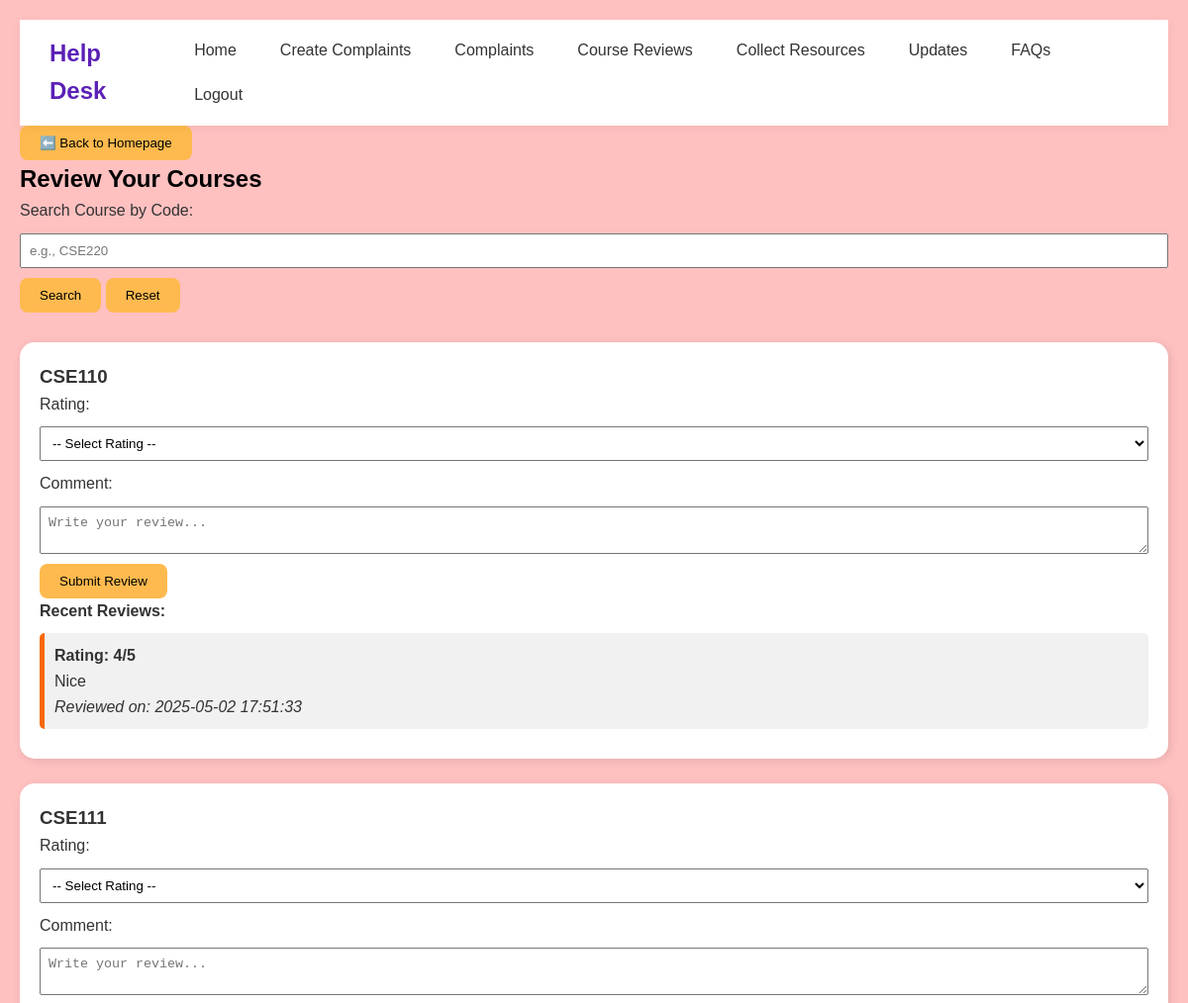
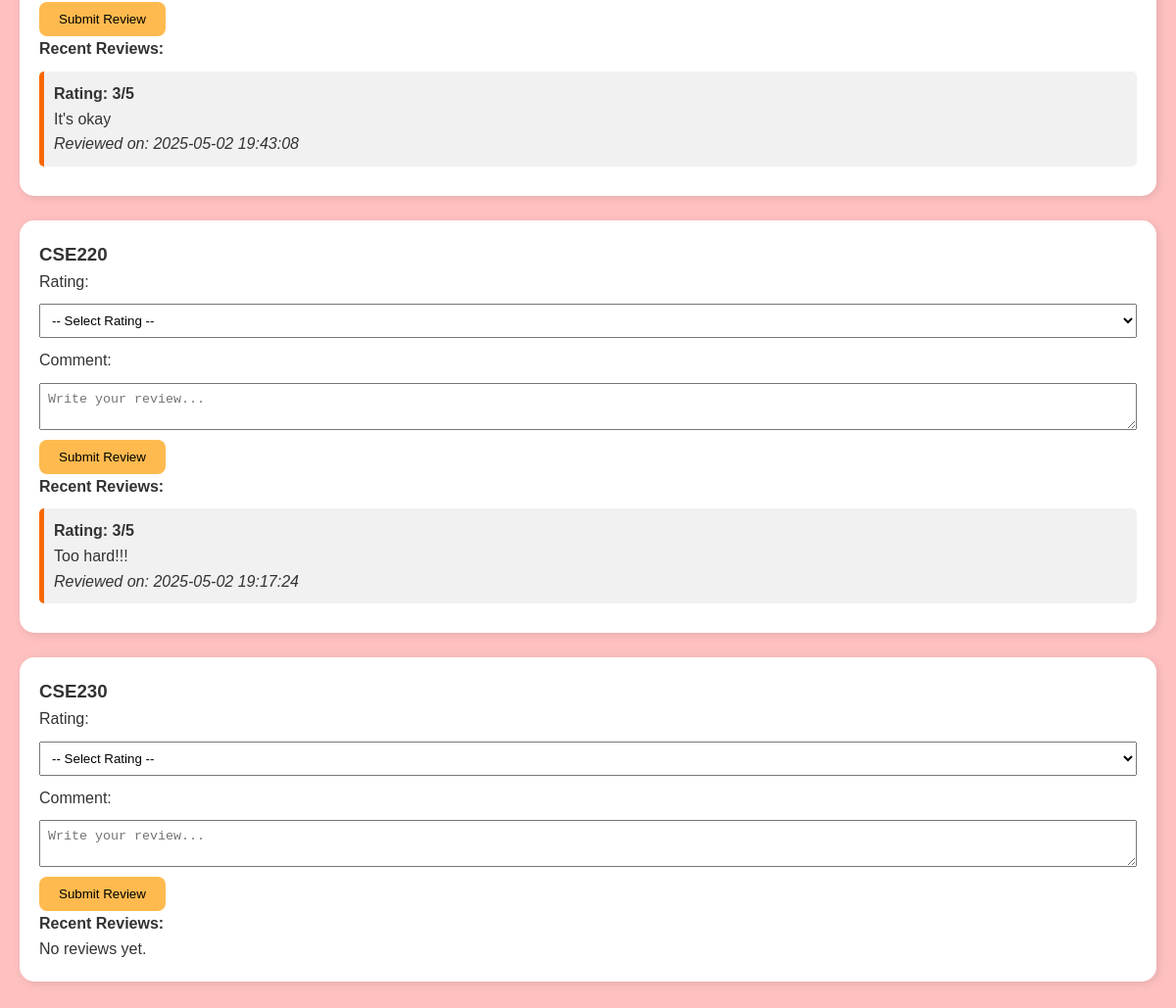
Screenshot of /course_reviews.php (signed in) with the database file from the repository (2 pictures, top to bottom).
### tables this page shows
CREATE TABLE `course_reviews` (
  `id` int(11) NOT NULL,
  `user_id` int(11) NOT NULL,
  `course_code` varchar(20) NOT NULL,
  `course_title` varchar(255) DEFAULT NULL,
  `rating` int(11) NOT NULL CHECK (`rating` >= 1 and `rating` <= 5),
  `comment` text DEFAULT NULL,
  `review_date` timestamp NOT NULL DEFAULT current_timestamp()
);

### course_reviews.php (the view, shortened to what this page needs)
<?php
include('database.php');
$courses = [];
$result = $conn->query("SELECT course_code FROM courses ORDER BY course_code ASC");
while ($row = $result->fetch_assoc()) {
    $courses[] = $row['course_code'];
}
$search_course = strtoupper(trim($_GET['search'] ?? ''));
$filtered_courses = $search_course && in_array($search_course, $courses) ? [$search_course] : $courses;
?>
<!DOCTYPE html>
<html>
<head>
    <link rel="stylesheet" href="./css/headerStyles.css">
</head>
<a href="homepage.php">
    <button style="background-color: #FEBA4F; color: black; padding: 10px 20px; border: none; border-radius: 8px; cursor: pointer;">
        ⬅️ Back to Homepage
    </button>
</a>
<body>
<h2>Review Your Courses</h2>
<form method="get" action="course_reviews.php" class="search-form">
    <label for="search">Search Course by Code:</label>
    <input type="text" id="search" name="search" placeholder="e.g., CSE220" value="<?php echo htmlspecialchars($search_course); ?>">
    <button type="submit">Search</button>
    <button type="submit" name="reset" value="1">Reset</button>
</form>
<?php foreach ($filtered_courses as $course_code): ?>
    <div class="course-box">
        <h3><?php echo $course_code; ?></h3>
        <form method="post">
            <label for="rating_<?php echo $course_code; ?>">Rating:</label>
            <select name="rating" id="rating_<?php echo $course_code; ?>" required>
                <option value="">-- Select Rating --</option>
            </select>
            <label for="comment_<?php echo $course_code; ?>">Comment:</label>
            <textarea name="comment" id="comment_<?php echo $course_code; ?>" placeholder="Write your review..." required></textarea>
            <button type="submit">Submit Review</button>
        </form>
        <?php
        $stmt = $conn->prepare("SELECT rating, comment, review_date FROM course_reviews WHERE course_code = ? ORDER BY review_date DESC LIMIT 3");
        $stmt->bind_param("s", $course_code);
        $stmt->execute();
        $result = $stmt->get_result();
        echo "<h4>Recent Reviews:</h4>";
        if ($result->num_rows > 0):
            while ($row = $result->fetch_assoc()):
        ?>
            <div class="review">
                <strong>Rating: <?php echo $row['rating']; ?>/5</strong><br>
                <p><?php echo htmlspecialchars($row['comment']); ?></p>
                <em>Reviewed on: <?php echo $row['review_date']; ?></em>
            </div>
        <?php
            endwhile;
        else:
            echo "<p>No reviews yet.</p>";
        endif;
        ?>
    </div>
<?php endforeach; ?>
</body>
</html>

### css/headerStyles.css (style rules this page uses)
* { margin: 0; padding: 0; box-sizing: border-box; }
body { font-family: "Poppins", sans-serif; color: #333; line-height: 1.6; }
header { background-color: #ffffff; padding: 15px 30px; box-shadow: 0 2px 10px rgba(0, 0, 0, 0.05); display: flex; justify-content: space-between; align-items: center; position: relative; z-index: 10; }
header h1 { color: #5b21b6; font-weight: 600; font-size: 1.5rem; margin-right: 20px; }
header h1 a { color: #5b21b6; text-decoration: none; transition: color 0.3s ease; }
header nav { flex-grow: 1; }
header nav ul { display: flex; list-style: none; gap: 20px; flex-wrap: wrap; }
header nav ul li a { color: #333; text-decoration: none; font-weight: 500; padding: 8px 12px; border-radius: 8px; transition: all 0.3s ease; }

### course_reviews.php (style rules this page uses)
body { background-color: #FFC0C0; font-family: Arial, sans-serif; padding: 20px; }
h2 { color: #000; }
.course-box { background-color: #fff; padding: 20px; margin-bottom: 25px; border-radius: 15px; box-shadow: 2px 2px 10px rgba(0,0,0,0.1); }
textarea, select, input[type="text"] { width: 100%; padding: 8px; margin: 10px 0; }
button { background-color: #FEBA4F; color: black; padding: 10px 20px; border: none; border-radius: 8px; cursor: pointer; }
.review { background-color: #f1f1f1; padding: 10px; margin: 10px 0; border-left: 5px solid #F76806; border-radius: 5px; }
.search-form { margin-bottom: 30px; }

### rows the page displays
course_reviews: rating "4", comment "Nice", review_date "2025-05-02 17:51:33"
course_reviews: rating "3", comment "It's okay", review_date "2025-05-02 19:43:08"
course_reviews: rating "3", comment "Too hard!!!", review_date "2025-05-02 19:17:24"

### other values shown
$course_code "CSE110"
$course_code "CSE111"
$course_code "CSE220"
$course_code "CSE230"
